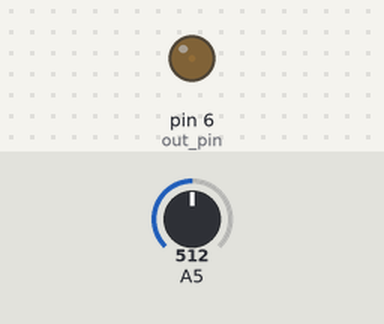
The sketch below on a simulated Arduino Uno, built with avr-gcc and run on an emulated ATmega328P. On the bench: output pins drawn as LEDs (lit = HIGH). The test bench sets the inputs (shaded band); at power-on: A5 = 512.

Above: at 1.2 s.
1.3 s: A5 set to 51
4.3 s: A5 set to 42
5.8 s: A5 set to 92
8.8 s: A5 set to 107
10.3 s: A5 set to 0
At 13.4 s:
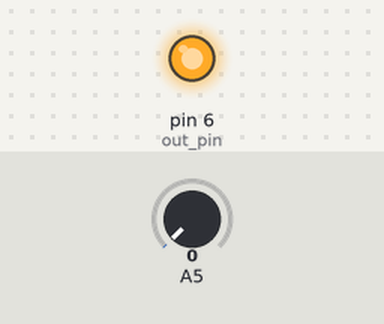
Timing chart, 0 to 14.3 s (numbered marks = the images above; inputs shaded):
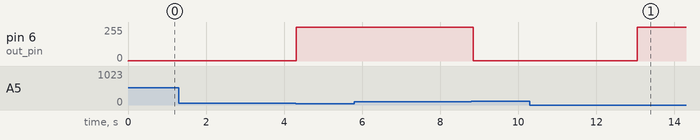

The sketch:

adc_test_v4.ino
```cpp
/******************************************************************************

  Arduino Second Order Delta-Sigma Modulator

  github.com/monisc/DC-Modulator - April 2017


  Reference: ATmega328P Datasheet -> at328

  Useful macros defined by the AVR libraries

  _BV(bit) = (1 << (bit))

  sfr |= _BV(bit) <== Set bit number indicated by "bit" in register "sfr"
  sfr &= ~(_BV(bit)) <== Clear bit number indicated by "bit" in register "sfr"

******************************************************************************/

/*** Global variable declarations ***/
/* Input and output pins */
const int out_pin = 6;

int i; /* To use in the loop */

/* Input and output values */
double u = 0;
double v = 0;

float x[2] = {0, 0};
float xn[2] = {0, 0};

/* Volatile variable to save the sample from the ADC */
volatile uint8_t ADC_val;


void setup() {
  /*** Serial communication for debugging purposes ***/
  Serial.begin(9600);

  /*** Setup the Arduino output pin to use ***/
  /* pinMode(10, OUTPUT); */
  /* start_time = micros(); */

  /*** Disable all interrupts on configuration ***/
  noInterrupts();

  /*** We will use the Timer2 in the ATmega328P ***/
  TCCR2A = 0; /* Set the entire TCRR2A register to 0, normal mode */
  TCCR2B = 0; /* Set the entire TCRR2B register to 0, normal mode */

  TCCR2A |= _BV(WGM21); /* Set CTC mode (at328 table 22-9) */
  TCCR2B |= _BV(CS21);  /* Timer2 Clock Prescaler to 8 (at328 table 22-10) */

  TCNT2 = 0; /* Initialize counter */

  /* To calculate the value to compare to: 16MHz/8 = 2MHz ==> 2MHz/X = ~22kHz ==> X = 90 */
  OCR2A = 90; /* Compare Match register set to 90 (which gives a timer frequency of 22.191kHz) */

  /*** ADC Setup ***/
  ADMUX = 0; /* Clear the ADMUX register */
  ADMUX |= _BV(REFS0); /* Use AVcc as the reference (at328 table 28-3) */
  ADMUX |= _BV(ADLAR); /* Left adjust for 8 bit resolution (at328 section 28.9.6.) */
  ADMUX |= 0x5; /* Set ADC Input Channel to ADC5 (Arduino A5) (at328 table 28-4) */

  /* Enable de ADC */
  ADCSRA |= _BV(ADEN);

  /* Set prescaler to 16 (ADPS[2:0] = 100) (at328 table 28-5) */
  ADCSRA &= ~(_BV(ADPS1) | _BV(ADPS0));
  ADCSRA |= _BV(ADPS2);

  /*** Enable timer interrupt ***/
  TIMSK2 |= _BV(OCIE2A);

  /* Enable all interrupts */
  interrupts();
}

void loop() { /* Empty, but needed to avoid compilation errors */
}

ISR(TIMER2_COMPA_vect) {
  ADCSRA |= _BV(ADSC);

  ADC_val = ADCH;

  /*u = analogRead(in_pin)*5.0/1023.0; // Get new value from A0 (problema amb l'offset?? */
  u = ADCH*5.0/255.0-0.4;

  x[0] = xn[0] - v + u;
  x[1] = xn[0] + xn[1] - 2*v + u;

  if (x[1] >= 0) {
    v = 1;
  } else {
    v = -1;
  }

  for (i = 0; i < 2; i++) {
    xn[i] = x[i];
  }

  analogWrite(out_pin, v); /* Temporal */

  while (bit_is_set(ADCSRA, ADSC));
}
```

Measured:
- after the input at 1.3 s, every drawn part: stays the same
- after the input at 5.8 s, every drawn part: stays the same
- after the input at 10.3 s, pin 6 (out_pin): 1/255 → 255/255 after 2.7 s instead of 3.8 s
